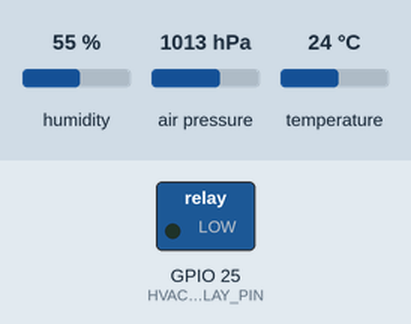
This program was run on a simulated ESP32. Parts: switched loads named in the program (green lamp = pin HIGH). The test bench sets the inputs (shaded band); at power-on: temperature 24 °C, humidity 55 %, air pressure 1013 hPa. WiFi joins after 1.5 s; servers stay silent unless stated; uploads are accepted with an empty reply; the local clock reads 2024-03-15 10:24:30 at power-on unless the program sets it; what the program prints to the serial monitor is not drawn.

Above: at 3.9 s.
4.0 s: temperature set to 28 °C
At 62.4 s:
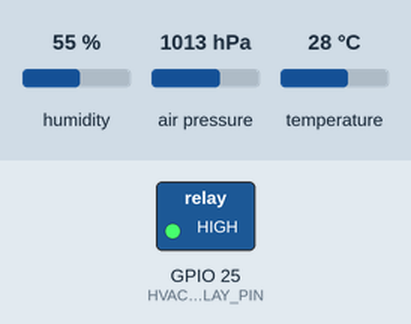
Timing chart, 0 to 62.7 s (numbered marks = the images above; inputs shaded):
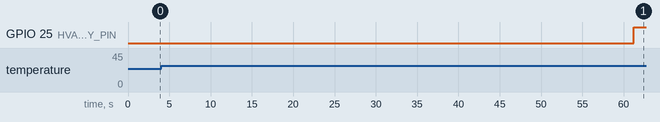

The program:

main.cpp
```cpp
#include <Arduino.h>
#include <Wire.h>
#include <WiFi.h>
#include <HTTPClient.h>
#include <WiFiClientSecure.h>
#include <Adafruit_Sensor.h>
#include <Adafruit_BME280.h>
#include <math.h>
#include <time.h>

#include "secrets.h"

// BACKEND_URL may be https:// (verified against LOCAL_ROOT_CA_CERT) or plain
// http:// for a backend on a private network without the TLS proxy.
static bool beginBackend(HTTPClient &http, WiFiClient &plainClient,
                         WiFiClientSecure &secureClient, const String &url) {
    if (url.startsWith("https://")) {
        secureClient.setCACert(LOCAL_ROOT_CA_CERT);
        return http.begin(secureClient, url);
    }
    return http.begin(plainClient, url);
}

static const char ROOT_CA_CERT[] =
"-----BEGIN CERTIFICATE-----\n"
"MIIDdTCCAl2gAwIBAgILBAAAAAABFUtaw5QwDQYJKoZIhvcNAQEFBQAwVzELMAkG\n"
"A1UEBhMCQkUxGTAXBgNVBAoTEEdsb2JhbFNpZ24gbnYtc2ExEDAOBgNVBAsTB1Jv\n"
"b3QgQ0ExGzAZBgNVBAMTEkdsb2JhbFNpZ24gUm9vdCBDQTAeFw05ODA5MDExMjAw\n"
"MDBaFw0yODAxMjgxMjAwMDBaMFcxCzAJBgNVBAYTAkJFMRkwFwYDVQQKExBHbG9i\n"
"YWxTaWduIG52LXNhMRAwDgYDVQQLEwdSb290IENBMRswGQYDVQQDExJHbG9iYWxT\n"
"aWduIFJvb3QgQ0EwggEiMA0GCSqGSIb3DQEBAQUAA4IBDwAwggEKAoIBAQDaDuaZ\n"
"jc6j40+Kfvvxi4Mla+pIH/EqsLmVEQS98GPR4mdmzxzdzxtIK+6NiY6arymAZavp\n"
"xy0Sy6scTHAHoT0KMM0VjU/43dSMUBUc71DuxC73/OlS8pF94G3VNTCOXkNz8kHp\n"
"1Wrjsok6Vjk4bwY8iGlbKk3Fp1S4bInMm/k8yuX9ifUSPJJ4ltbcdG6TRGHRjcdG\n"
"snUOhugZitVtbNV4FpWi6cgKOOvyJBNPc1STE4U6G7weNLWLBYy5d4ux2x8gkasJ\n"
"U26Qzns3dLlwR5EiUWMWea6xrkEmCMgZK9FGqkjWZCrXgzT/LCrBbBlDSgeF59N8\n"
"9iFo7+ryUp9/k5DPAgMBAAGjQjBAMA4GA1UdDwEB/wQEAwIBBjAPBgNVHRMBAf8E\n"
"BTADAQH/MB0GA1UdDgQWBBRge2YaRQ2XyolQL30EzTSo//z9SzANBgkqhkiG9w0B\n"
"AQUFAAOCAQEA1nPnfE920I2/7LqivjTFKDK1fPxsnCwrvQmeU79rXqoRSLblCKOz\n"
"yj1hTdNGCbM+w6DjY1Ub8rrvrTnhQ7k4o+YviiY776BQVvnGCv04zcQLcFGUl5gE\n"
"38NflNUVyRRBnMRddWQVDf9VMOyGj/8N7yy5Y0b2qvzfvGn9LhJIZJrglfCm7ymP\n"
"AbEVtQwdpf5pLGkkeB6zpxxxYu7KyJesF12KwvhHhm4qxFYxldBniYUr+WymXUad\n"
"DKqC5JlR3XC321Y9YeRq4VzW9v493kHMB65jUr9TU/Qr6cf9tveCX4XSQRjbgbME\n"
"HMUfpIBvFSDJ3gyICh3WZlXi/EjJKSZp4A==\n"
"-----END CERTIFICATE-----\n";

Adafruit_BME280 bme;

// =========================
// Configuration
// =========================

const unsigned long READING_INTERVAL = 3000;      // 3 seconds
const unsigned long HEARTBEAT_INTERVAL = 10000;   // 10 seconds
constexpr uint8_t HVAC_RELAY_PIN = 25;
constexpr float HVAC_SETPOINT_C = 25.0F;
constexpr float HVAC_TURN_ON_C = HVAC_SETPOINT_C + 1.0F;
constexpr float HVAC_TURN_OFF_C = HVAC_SETPOINT_C - 1.0F;
const unsigned long HVAC_MINIMUM_ON_TIME = 60UL * 1000UL;
const unsigned long HVAC_MINIMUM_OFF_TIME = 60UL * 1000UL;

unsigned long lastReadingTime = 0;
unsigned long lastHeartbeatTime = 0;
unsigned long lastHvacStateChange = 0;
bool hvacIsOn = false;

// =========================
// Function declarations
// =========================

bool connectWiFi();
void sendHeartbeat();
void sendTemperatureReading(float temperature);
void sendHumidityReading(float humidity);
void sendPressureReading(float pressure);

String getUTCTimestamp();
void controlHvac(float temperature);

// =========================
// Setup
// =========================

void setup() {

    pinMode(HVAC_RELAY_PIN, OUTPUT);
    digitalWrite(HVAC_RELAY_PIN, LOW);
    hvacIsOn = false;
    lastHvacStateChange = millis();

    Serial.begin(9600);
    delay(1000);

    Serial.println();
    Serial.println("================================");
    Serial.println("CPS ESP32 NODE");
    Serial.println("================================");

    // =========================
    // BME280
    // =========================

    Wire.begin(21, 22);

    Serial.println();
    Serial.println("Initializing BME280...");

    if (!bme.begin(0x76)) {

        Serial.println("Could not find BME280!");

        while (1) {
            delay(1000);
        }
    }

    Serial.println("BME280 initialized successfully!");

    // =========================
    // Wi-Fi
    // =========================

    connectWiFi();

    // =========================
    // Time synchronization
    // =========================

    Serial.println();
    Serial.println("Synchronizing time...");

    configTime(0, 0, "pool.ntp.org", "time.nist.gov");

    struct tm timeinfo;

    int attempts = 0;

    while (!getLocalTime(&timeinfo) && attempts < 20) {

        delay(500);
        Serial.print(".");
        attempts++;
    }

    Serial.println();

    if (getLocalTime(&timeinfo)) {

        Serial.println("Time synchronized!");

        Serial.print("UTC time: ");
        Serial.println(getUTCTimestamp());

    } else {

        Serial.println("Time synchronization failed.");
    }

    Serial.println();
    Serial.println("CPS node started.");
    Serial.print("Node ID: ");
    Serial.println(NODE_ID);
}

// =========================
// Main Loop
// =========================

void loop() {

    unsigned long currentTime = millis();
    const bool readingDue = currentTime - lastReadingTime >= READING_INTERVAL;
    float temperature = NAN;
    float humidity = NAN;
    float pressure = NAN;

    // Read and control locally before any potentially blocking network work.
    if (readingDue) {
        temperature = bme.readTemperature();
        humidity = bme.readHumidity();
        pressure = bme.readPressure() / 100.0F;

        Serial.println();
        Serial.println("========== SENSOR DATA ==========");

        Serial.print("Temperature: ");
        Serial.print(temperature);
        Serial.println(" C");
        controlHvac(temperature);

        Serial.print("Humidity: ");
        Serial.print(humidity);
        Serial.println(" %");

        Serial.print("Pressure: ");
        Serial.print(pressure);
        Serial.println(" hPa");

        Serial.println("=================================");
        lastReadingTime = currentTime;
    }

    // Keep the existing Wi-Fi reconnect flow. Sensor control above is local
    // and still runs before a reconnect attempt can block.
    if (WiFi.status() != WL_CONNECTED) {

        Serial.println();
        Serial.println("Wi-Fi disconnected.");

        connectWiFi();

        delay(1000);

        return;
    }

    currentTime = millis();

    // =========================
    // Heartbeat
    // =========================

    if (currentTime - lastHeartbeatTime >= HEARTBEAT_INTERVAL) {

        sendHeartbeat();

        lastHeartbeatTime = currentTime;
    }

    // Send the readings only when connected, as before.
    if (readingDue) {
        sendTemperatureReading(temperature);
        sendHumidityReading(humidity);
        sendPressureReading(pressure);
    }

    delay(100);
}

// =========================
// Local HVAC Control
// =========================

void controlHvac(float temperature) {

    const unsigned long currentTime = millis();
    const bool temperatureIsValid = isfinite(temperature)
        && temperature >= -40.0F
        && temperature <= 85.0F;

    if (!temperatureIsValid) {
        Serial.print("HVAC controller: invalid BME280 temperature (");
        Serial.print(temperature);
        Serial.println(" C); forcing HVAC OFF.");

        if (hvacIsOn) {
            digitalWrite(HVAC_RELAY_PIN, LOW);
            hvacIsOn = false;
            lastHvacStateChange = currentTime;
            Serial.println("HVAC state changed: ON -> OFF (invalid sensor reading)");
        } else {
            digitalWrite(HVAC_RELAY_PIN, LOW);
        }
        return;
    }

    Serial.print("HVAC controller temperature read: ");
    Serial.print(temperature, 2);
    Serial.println(" C");

    if (temperature >= HVAC_TURN_ON_C && !hvacIsOn) {
        const unsigned long offDuration = currentTime - lastHvacStateChange;
        if (offDuration < HVAC_MINIMUM_OFF_TIME) {
            Serial.print("HVAC remains OFF: minimum OFF time prevents start (");
            Serial.print((HVAC_MINIMUM_OFF_TIME - offDuration) / 1000UL);
            Serial.println(" seconds remaining).");
            return;
        }

        digitalWrite(HVAC_RELAY_PIN, HIGH);
        hvacIsOn = true;
        lastHvacStateChange = currentTime;
        Serial.println("HVAC state changed: OFF -> ON");
        return;
    }

    if (temperature <= HVAC_TURN_OFF_C && hvacIsOn) {
        const unsigned long onDuration = currentTime - lastHvacStateChange;
        if (onDuration < HVAC_MINIMUM_ON_TIME) {
            Serial.print("HVAC remains ON: minimum ON time prevents stop (");
            Serial.print((HVAC_MINIMUM_ON_TIME - onDuration) / 1000UL);
            Serial.println(" seconds remaining).");
            return;
        }

        digitalWrite(HVAC_RELAY_PIN, LOW);
        hvacIsOn = false;
        lastHvacStateChange = currentTime;
        Serial.println("HVAC state changed: ON -> OFF");
        return;
    }

    if (temperature > HVAC_TURN_OFF_C && temperature < HVAC_TURN_ON_C) {
        Serial.print("HVAC keeps current state in temperature deadband: ");
        Serial.println(hvacIsOn ? "ON" : "OFF");
    }
}

// =========================
// Wi-Fi Connection
// =========================

bool connectWiFi() {

    Serial.println();
    Serial.print("Connecting to Wi-Fi: ");
    Serial.println(WIFI_SSID);

    WiFi.mode(WIFI_STA);

    WiFi.begin(WIFI_SSID, WIFI_PASSWORD);

    int attempts = 0;

    while (WiFi.status() != WL_CONNECTED && attempts < 40) {

        delay(500);
        Serial.print(".");

        attempts++;
    }

    Serial.println();

    if (WiFi.status() == WL_CONNECTED) {

        Serial.println("Wi-Fi connected!");

        Serial.print("ESP32 IP address: ");
        Serial.println(WiFi.localIP());

        Serial.print("Signal strength: ");
        Serial.print(WiFi.RSSI());
        Serial.println(" dBm");

        return true;

    } else {

        Serial.println("Wi-Fi connection failed.");

        Serial.print("Wi-Fi status: ");
        Serial.println(WiFi.status());

        return false;
    }
}

// =========================
// UTC Timestamp
// =========================

String getUTCTimestamp() {

    struct tm timeinfo;

    if (!getLocalTime(&timeinfo)) {

        return "";
    }

    char timestamp[30];

    strftime(
        timestamp,
        sizeof(timestamp),
        "%Y-%m-%dT%H:%M:%SZ",
        &timeinfo
    );

    return String(timestamp);
}

// =========================
// Send Heartbeat
// =========================

String jsonEscape(const String& value) {
    String escaped;
    const char hex[] = "0123456789abcdef";
    for (size_t index = 0; index < value.length(); index++) {
        const uint8_t character = static_cast<uint8_t>(value[index]);
        if (character == '"') escaped += "\\\"";
        else if (character == '\\') escaped += "\\\\";
        else if (character == '\b') escaped += "\\b";
        else if (character == '\f') escaped += "\\f";
        else if (character == '\n') escaped += "\\n";
        else if (character == '\r') escaped += "\\r";
        else if (character == '\t') escaped += "\\t";
        else if (character < 0x20) {
            escaped += "\\u00";
            escaped += hex[(character >> 4) & 0x0f];
            escaped += hex[character & 0x0f];
        } else escaped += static_cast<char>(character);
    }
    return escaped;
}

String jsonStringOrNull(const String& value) {
    if (value.length() == 0) return "null";
    return String("\"") + jsonEscape(value) + "\"";
}

void sendHeartbeat() {

    if (WiFi.status() != WL_CONNECTED) {
        return;
    }

    String timestamp = getUTCTimestamp();

    if (timestamp == "") {

        Serial.println("Heartbeat skipped: no valid UTC time.");
        return;
    }

    WiFiClient plainClient;
    WiFiClientSecure secureClient;
    HTTPClient http;

    String url = String(BACKEND_URL) + "/heartbeat";

    Serial.println();
    Serial.println("Sending heartbeat...");

    beginBackend(http, plainClient, secureClient, url);

    http.addHeader("Content-Type", "application/json");
    http.addHeader("X-Device-Credential", DEVICE_CREDENTIAL);

    const String localIp = WiFi.localIP().toString();
    const String reportedSsid = WiFi.SSID();
    const String reportedBssid = WiFi.BSSIDstr();
    const String gateway = WiFi.gatewayIP().toString();
    const String subnetMask = WiFi.subnetMask().toString();
    const int wifiChannel = WiFi.channel();
    const String reportedGateway = gateway == "0.0.0.0" ? String("") : gateway;
    const String reportedSubnetMask = subnetMask == "0.0.0.0" ? String("") : subnetMask;

    Serial.println("===== NETWORK DEBUG =====");
    Serial.print("SSID: ");
    Serial.println(reportedSsid);
    Serial.print("BSSID: ");
    Serial.println(reportedBssid);
    Serial.print("Channel: ");
    Serial.println(wifiChannel);
    Serial.print("Gateway: ");
    Serial.println(gateway);
    Serial.print("Subnet: ");
    Serial.println(subnetMask);

    String payload = "{";
    payload += "\"node_id\":" + jsonStringOrNull(String(NODE_ID)) + ",";
    payload += "\"timestamp\":" + jsonStringOrNull(timestamp) + ",";
    payload += "\"reported_ip\":" + jsonStringOrNull(localIp) + ",";
    payload += "\"reported_mac\":" + jsonStringOrNull(WiFi.macAddress()) + ",";
    payload += "\"reported_rssi_dbm\":" + String(WiFi.RSSI()) + ",";
    payload += "\"reported_ssid\":" + jsonStringOrNull(reportedSsid) + ",";
    payload += "\"reported_bssid\":" + jsonStringOrNull(reportedBssid) + ",";
    payload += "\"reported_wifi_channel\":";
    payload += wifiChannel >= 1 && wifiChannel <= 14 ? String(wifiChannel) : String("null");
    payload += ",\"reported_gateway\":" + jsonStringOrNull(reportedGateway) + ",";
    payload += "\"reported_subnet_mask\":" + jsonStringOrNull(reportedSubnetMask) + ",";
    payload += "\"reported_relay_state\":" + jsonStringOrNull(
        String(hvacIsOn ? "ON" : "OFF")
    );
    payload += "}";

    Serial.println("===== HEARTBEAT PAYLOAD =====");
    Serial.println(payload);
    Serial.println("=============================");

    int httpCode = http.POST(payload);

    Serial.print("Heartbeat HTTP status: ");
    Serial.println(httpCode);

    if (httpCode > 0) {

        String response = http.getString();

        Serial.print("Heartbeat response: ");
        Serial.println(response);

    } else {

        Serial.print("Heartbeat request failed: ");
        Serial.println(http.errorToString(httpCode));
    }

    http.end();
}

// =========================
// Send Temperature
// =========================

void sendTemperatureReading(float temperature) {

    String timestamp = getUTCTimestamp();

    if (timestamp == "") {
        Serial.println("Temperature reading skipped: no valid UTC time.");
        return;
    }

    WiFiClient plainClient;
    WiFiClientSecure secureClient;
    HTTPClient http;

    String url = String(BACKEND_URL) + "/readings";

    beginBackend(http, plainClient, secureClient, url);

    http.addHeader("Content-Type", "application/json");
    http.addHeader("X-Device-Credential", DEVICE_CREDENTIAL);

    String payload =
        "{"
        "\"node_id\":\"" + String(NODE_ID) + "\","
        "\"sensor_id\":\"TEMP-01\","
        "\"sensor_type\":\"temperature\","
        "\"value\":" + String(temperature, 2) + ","
        "\"unit\":\"C\","
        "\"timestamp\":\"" + timestamp + "\""
        "}";

    int httpCode = http.POST(payload);

    Serial.print("Temperature HTTP status: ");
    Serial.println(httpCode);

    if (httpCode > 0) {

        Serial.print("Temperature response: ");
        Serial.println(http.getString());

    } else {

        Serial.print("Temperature request failed: ");
        Serial.println(http.errorToString(httpCode));
    }

    http.end();
}

// =========================
// Send Humidity
// =========================

void sendHumidityReading(float humidity) {

    String timestamp = getUTCTimestamp();

    if (timestamp == "") {
        Serial.println("Humidity reading skipped: no valid UTC time.");
        return;
    }

    WiFiClient plainClient;
    WiFiClientSecure secureClient;
    HTTPClient http;

    String url = String(BACKEND_URL) + "/readings";

    beginBackend(http, plainClient, secureClient, url);

    http.addHeader("Content-Type", "application/json");
    http.addHeader("X-Device-Credential", DEVICE_CREDENTIAL);

    String payload =
        "{"
        "\"node_id\":\"" + String(NODE_ID) + "\","
        "\"sensor_id\":\"HUM-01\","
        "\"sensor_type\":\"humidity\","
        "\"value\":" + String(humidity, 2) + ","
        "\"unit\":\"%\","
        "\"timestamp\":\"" + timestamp + "\""
        "}";

    int httpCode = http.POST(payload);

    Serial.print("Humidity HTTP status: ");
    Serial.println(httpCode);

    if (httpCode > 0) {

        Serial.print("Humidity response: ");
        Serial.println(http.getString());

    } else {

        Serial.print("Humidity request failed: ");
        Serial.println(http.errorToString(httpCode));
    }

    http.end();
}

// =========================
// Send Pressure
// =========================

void sendPressureReading(float pressure) {

    String timestamp = getUTCTimestamp();

    if (timestamp == "") {
        Serial.println("Pressure reading skipped: no valid UTC time.");
        return;
    }

    WiFiClient plainClient;
    WiFiClientSecure secureClient;
    HTTPClient http;

    String url = String(BACKEND_URL) + "/readings";

    beginBackend(http, plainClient, secureClient, url);

    http.addHeader("Content-Type", "application/json");
    http.addHeader("X-Device-Credential", DEVICE_CREDENTIAL);

    String payload =
        "{"
        "\"node_id\":\"" + String(NODE_ID) + "\","
        "\"sensor_id\":\"PRESS-01\","
        "\"sensor_type\":\"pressure\","
        "\"value\":" + String(pressure, 2) + ","
        "\"unit\":\"hPa\","
        "\"timestamp\":\"" + timestamp + "\""
        "}";

    int httpCode = http.POST(payload);

    Serial.print("Pressure HTTP status: ");
    Serial.println(httpCode);

    if (httpCode > 0) {

        Serial.print("Pressure response: ");
        Serial.println(http.getString());

    } else {

        Serial.print("Pressure request failed: ");
        Serial.println(http.errorToString(httpCode));
    }

    http.end();
}
```

Source omitted: secrets.example.h (603 bytes)

Measured:
- after the input at 4.0 s, GPIO 25 (HVAC_RELAY_PIN): LOW → HIGH after 57.2 s
